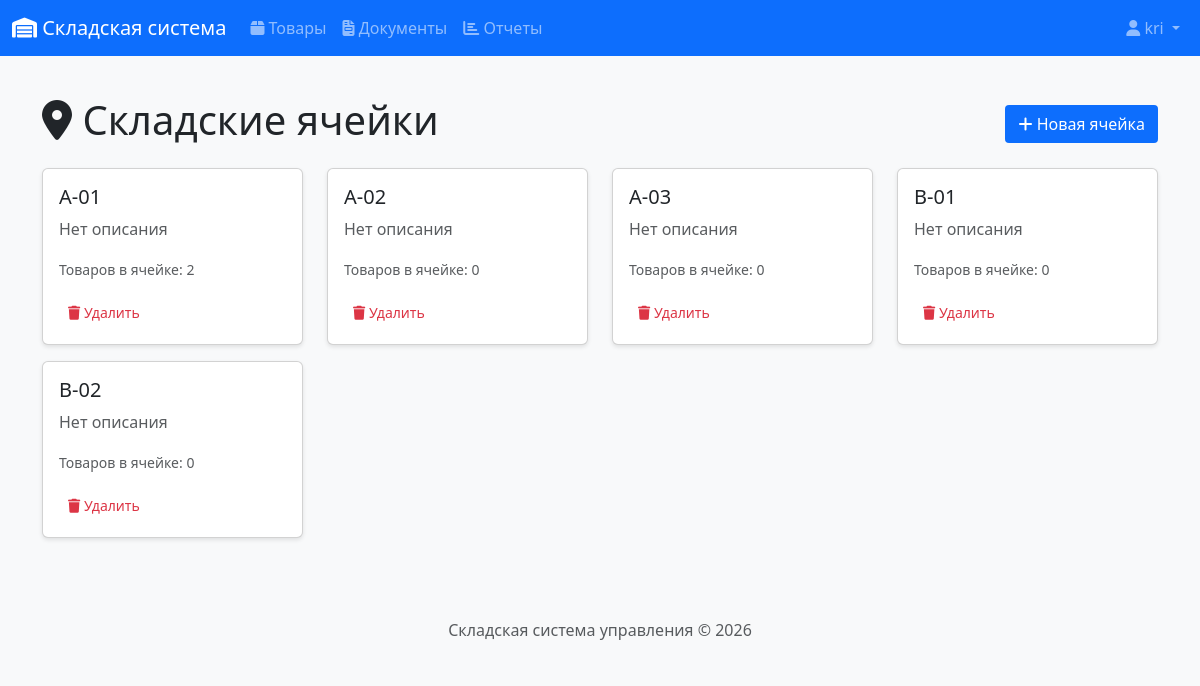
The page /products/cells (signed in) on the database its author committed.
### app/models.py (models this page shows, shortened)
class User(UserMixin, db.Model):
    __tablename__ = 'users'
    id = db.Column(db.Integer, primary_key=True)
    username = db.Column(db.String(64), unique=True, nullable=False)
    email = db.Column(db.String(120), unique=True, nullable=False)
    password_hash = db.Column(db.String(256))
    full_name = db.Column(db.String(100))
    role = db.Column(db.String(20), default='manager')  # admin, manager, storekeeper
    created_at = db.Column(db.DateTime, default=datetime.utcnow)
    documents_created = db.relationship('Document', backref='author', lazy='dynamic')
    def is_admin(self):
        return self.role == 'admin'
    def is_manager(self):
        return self.role in ['admin', 'manager']

class WarehouseCell(db.Model):
    __tablename__ = 'warehouse_cells'
    id = db.Column(db.Integer, primary_key=True)
    name = db.Column(db.String(20), unique=True, nullable=False)  # A-01, B-12 и т.д.
    description = db.Column(db.String(100))
    balances = db.relationship('StockBalance', backref='cell', lazy='dynamic')

### app/routes/products.py (the view)
@bp.route('/cells')
@login_required
def cell_list():
    cells = WarehouseCell.query.all()
    return render_template('products/cells.html', title='Складские ячейки', cells=cells)

### app/__init__.py (called while the page is built)
@login_manager.user_loader
def load_user(user_id):
    from app.models import User
    return User.query.get(int(user_id))

### app/templates/products/cells.html (shortened to what this page needs)
{% extends "base.html" %}
{% block content %}
<div class="d-flex justify-content-between align-items-center mb-3">
    <h1><i class="fas fa-map-marker-alt"></i> Складские ячейки</h1>
    {% if current_user.is_manager() %}
    <a href="{{ url_for('products.cell_create') }}" class="btn btn-primary">
        <i class="fas fa-plus"></i> Новая ячейка
    </a>
    {% endif %}
</div>
<div class="row">
    {% for cell in cells %}
    <div class="col-md-3 mb-3">
        <div class="card">
            <div class="card-body">
                <h5 class="card-title">{{ cell.name }}</h5>
                <p class="card-text text-muted">{{ cell.description or 'Нет описания' }}</p>
                <p class="card-text">
                    <small class="text-muted">
                        Товаров в ячейке: {{ cell.balances.count() }}
                    </small>
                </p>
                {% if current_user.is_manager() %}
                <button type="button" class="btn btn-sm btn-outline-danger"
                        data-bs-toggle="modal" data-bs-target="#deleteModal{{ cell.id }}">
                    <i class="fas fa-trash"></i> Удалить
                </button>
                {% endif %}
            </div>
        </div>
    </div>
    {% endfor %}
</div>
{% endblock %}

### app/templates/base.html (shortened to what this page needs)
<!DOCTYPE html>
<html lang="ru">
<head>
    <link href="https://cdn.jsdelivr.net/npm/bootstrap@5.3.0/dist/css/bootstrap.min.css" rel="stylesheet">
    <link rel="stylesheet" href="https://cdnjs.cloudflare.com/ajax/libs/font-awesome/6.4.0/css/all.min.css">
    <link rel="stylesheet" href="{{ url_for('static', filename='css/style.css') }}">
</head>
<body>
    <nav class="navbar navbar-expand-lg navbar-dark bg-primary">
        <div class="container-fluid">
            <a class="navbar-brand" href="{{ url_for('index') }}">
                <i class="fas fa-warehouse"></i> Складская система
            </a>
            <div class="collapse navbar-collapse" id="navbarNav">
                {% if current_user.is_authenticated %}
                <ul class="navbar-nav me-auto">
                    <li class="nav-item">
                        <a class="nav-link" href="{{ url_for('products.product_list') }}">
                            <i class="fas fa-box"></i> Товары
                        </a>
                    </li>
                    <li class="nav-item">
                        <a class="nav-link" href="{{ url_for('documents.document_list') }}">
                            <i class="fas fa-file-invoice"></i> Документы
                        </a>
                    </li>
                    <li class="nav-item">
                        <a class="nav-link" href="{{ url_for('reports.stock_report') }}">
                            <i class="fas fa-chart-bar"></i> Отчеты
                        </a>
                    </li>
                </ul>
                <ul class="navbar-nav">
                    <li class="nav-item dropdown">
                        <a class="nav-link dropdown-toggle" href="#" role="button" data-bs-toggle="dropdown">
                            <i class="fas fa-user"></i> {{ current_user.full_name or current_user.username }}
                        </a>
                    </li>
                </ul>
                {% endif %}
            </div>
        </div>
    </nav>
    <main class="container mt-4">
        {% block content %}{% endblock %}
    </main>
    <footer class="footer mt-5 py-3 bg-light">
        <div class="container text-center">
            <span class="text-muted">Складская система управления &copy; 2026</span>
        </div>
    </footer>
</body>
</html>

### app/static/css/style.css (style rules this page uses)
body { font-family: 'Segoe UI', Tahoma, Geneva, Verdana, sans-serif; background-color: #f8f9fa; min-height: 100vh; display: flex; flex-direction: column; margin: 0; padding: 0; }
.footer { margin-top: auto; width: 100%; background-color: #f8f9fa; padding: 1rem 0; text-align: center; }
.card { box-shadow: 0 2px 4px rgba(0,0,0,0.1); transition: transform 0.2s; }
.btn { display: inline-block; font-weight: 400; line-height: 1.5; text-align: center; text-decoration: none; vertical-align: middle; cursor: pointer; padding: 0.375rem 0.75rem; font-size: 1rem; border-radius: 0.25rem; border: 1px solid transparent; }
.btn-sm { padding: 0.25rem 0.5rem; font-size: 0.875rem; border-radius: 0.2rem; }
p, strong, span, div { white-space: normal; word-break: normal; }

### rows shown on the page
User: full_name "kri"
WarehouseCell: name "A-01", description "Нет описания", balances.count "2"
WarehouseCell: name "A-02", description "Нет описания", balances.count "0"
WarehouseCell: name "A-03", description "Нет описания", balances.count "0"
WarehouseCell: name "B-01", description "Нет описания", balances.count "0"
WarehouseCell: name "B-02", description "Нет описания", balances.count "0"
